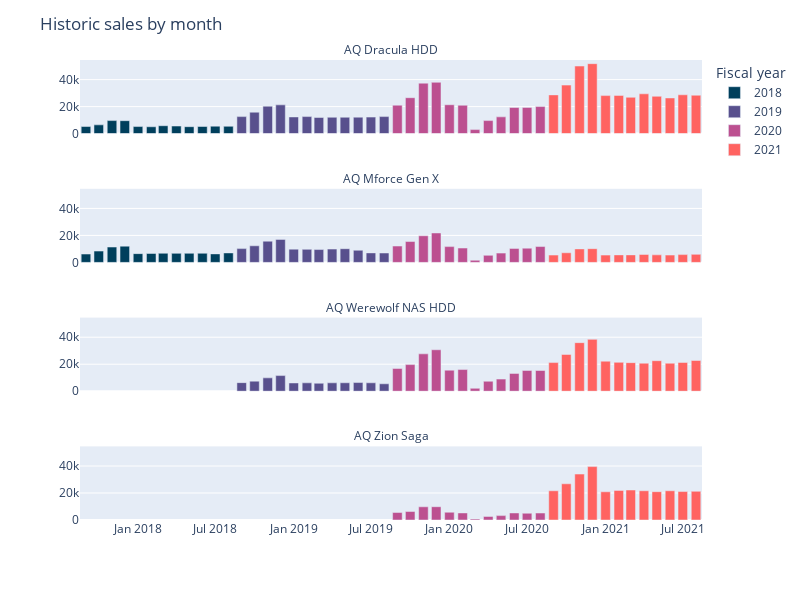

Notebook cell for this chart:
### Markdown cell above
Notice that the chart starts in September. That is the start of Atliq's fiscal year.

There is a jump in sales in the last months of the year. It happens with all the products.

It shows very clearly if we plot a historic chart.

### Code cell
# Build a stacked bar chart with sales on each year.

fig = px.bar(data_frame=sales_by_month_df,
             x='date',
             y='total_sold',
             facet_col='display_name',
             facet_col_wrap=1,
             color='fiscal_year',
             width =800,
             height=600,
             facet_row_spacing=0.12,

             color_discrete_sequence=custom_colors)

fig.update_yaxes(title='')
fig.update_xaxes(title='')

fig.for_each_annotation(lambda a: a.update(text = a.text.split('=')[1]))

fig.update_layout(
    title='Historic sales by month',
    legend_title_text='Fiscal year'
)
fig.show()

### Figure 1 — Plotly figure (JSON) as saved in the notebook; plotly's stock layout.template omitted (floating-point values rounded to 4 significant figures)
{"data": [{"alignmentgroup": "True", "hovertemplate": "fiscal_year=2018<br>display_name=AQ Dracula HDD<br>date=%{x}<br>total_sold=%{y}<extra></extra>", "legendgroup": "2018", "marker": {"color": "#003f5c", "pattern": {"shape": ""}}, "name": "2018", "offsetgroup": "2018", "orientation": "v", "showlegend": true, "textposition": "auto", "type": "bar", "x": ["2017-09-01", "2017-10-01", "2017-11-01", "2017-12-01", "2018-01-01", "2018-02-01", "2018-03-01", "2018-04-01", "2018-05-01", "2018-06-01", "2018-07-01", "2018-08-01"], "xaxis": "x4", "y": [5237, 6472, 9642, 9572, 5223, 5056, 5838, 5590, 5112, 5254, 5510, 5399], "yaxis": "y4"}, {"alignmentgroup": "True", "hovertemplate": "fiscal_year=2018<br>display_name=AQ Mforce Gen X<br>date=%{x}<br>total_sold=%{y}<extra></extra>", "legendgroup": "2018", "marker": {"color": "#003f5c", "pattern": {"shape": ""}}, "name": "2018", "offsetgroup": "2018", "orientation": "v", "showlegend": false, "textposition": "auto", "type": "bar", "x": ["2017-09-01", "2017-10-01", "2017-11-01", "2017-12-01", "2018-01-01", "2018-02-01", "2018-03-01", "2018-04-01", "2018-05-01", "2018-06-01", "2018-07-01", "2018-08-01"], "xaxis": "x3", "y": [6188, 8388, 11370, 12043, 6490, 6601, 6765, 6692, 6735, 6764, 6311, 7019], "yaxis": "y3"}, {"alignmentgroup": "True", "hovertemplate": "fiscal_year=2019<br>display_name=AQ Dracula HDD<br>date=%{x}<br>total_sold=%{y}<extra></extra>", "legendgroup": "2019", "marker": {"color": "#58508d", "pattern": {"shape": ""}}, "name": "2019", "offsetgroup": "2019", "orientation": "v", "showlegend": true, "textposition": "auto", "type": "bar", "x": ["2018-09-01", "2018-10-01", "2018-11-01", "2018-12-01", "2019-01-01", "2019-02-01", "2019-03-01", "2019-04-01", "2019-05-01", "2019-06-01", "2019-07-01", "2019-08-01"], "xaxis": "x4", "y": [12582, 15863, 20295, 21290, 12342, 12615, 11947, 12094, 12125, 12175, 12228, 12596], "yaxis": "y4"}, {"alignmentgroup": "True", "hovertemplate": "fiscal_year=2019<br>display_name=AQ Mforce Gen X<br>date=%{x}<br>total_sold=%{y}<extra></extra>", "legendgroup": "2019", "marker": {"color": "#58508d", "pattern": {"shape": ""}}, "name": "2019", "offsetgroup": "2019", "orientation": "v", "showlegend": false, "textposition": "auto", "type": "bar", "x": ["2018-09-01", "2018-10-01", "2018-11-01", "2018-12-01", "2019-01-01", "2019-02-01", "2019-03-01", "2019-04-01", "2019-05-01", "2019-06-01", "2019-07-01", "2019-08-01"], "xaxis": "x3", "y": [10209, 12303, 15721, 17051, 9826, 9696, 9522, 9872, 10156, 8994, 7051, 6960], "yaxis": "y3"}, {"alignmentgroup": "True", "hovertemplate": "fiscal_year=2019<br>display_name=AQ Werewolf NAS HDD<br>date=%{x}<br>total_sold=%{y}<extra></extra>", "legendgroup": "2019", "marker": {"color": "#58508d", "pattern": {"shape": ""}}, "name": "2019", "offsetgroup": "2019", "orientation": "v", "showlegend": false, "textposition": "auto", "type": "bar", "x": ["2018-09-01", "2018-10-01", "2018-11-01", "2018-12-01", "2019-01-01", "2019-02-01", "2019-03-01", "2019-04-01", "2019-05-01", "2019-06-01", "2019-07-01", "2019-08-01"], "xaxis": "x2", "y": [6349, 7446, 9886, 11564, 6105, 6201, 5886, 6210, 6239, 6414, 6217, 5489], "yaxis": "y2"}, {"alignmentgroup": "True", "hovertemplate": "fiscal_year=2020<br>display_name=AQ Dracula HDD<br>date=%{x}<br>total_sold=%{y}<extra></extra>", "legendgroup": "2020", "marker": {"color": "#bc5090", "pattern": {"shape": ""}}, "name": "2020", "offsetgroup": "2020", "orientation": "v", "showlegend": true, "textposition": "auto", "type": "bar", "x": ["2019-09-01", "2019-10-01", "2019-11-01", "2019-12-01", "2020-01-01", "2020-02-01", "2020-03-01", "2020-04-01", "2020-05-01", "2020-06-01", "2020-07-01", "2020-08-01"], "xaxis": "x4", "y": [21057, 26592, 37368, 38007, 21387, 21013, 2978, 9650, 12399, 19325, 19425, 20041], "yaxis": "y4"}, {"alignmentgroup": "True", "hovertemplate": "fiscal_year=2020<br>display_name=AQ Mforce Gen X<br>date=%{x}<br>total_sold=%{y}<extra></extra>", "legendgroup": "2020", "marker": {"color": "#bc5090", "pattern": {"shape": ""}}, "name": "2020", "offsetgroup": "2020", "orientation": "v", "showlegend": false, "textposition": "auto", "type": "bar", "x": ["2019-09-01", "2019-10-01", "2019-11-01", "2019-12-01", "2020-01-01", "2020-02-01", "2020-03-01", "2020-04-01", "2020-05-01", "2020-06-01", "2020-07-01", "2020-08-01"], "xaxis": "x3", "y": [12119, 15463, 19745, 21810, 11700, 10634, 1602, 5229, 6874, 10386, 10555, 11752], "yaxis": "y3"}, {"alignmentgroup": "True", "hovertemplate": "fiscal_year=2020<br>display_name=AQ Werewolf NAS HDD<br>date=%{x}<br>total_sold=%{y}<extra></extra>", "legendgroup": "2020", "marker": {"color": "#bc5090", "pattern": {"shape": ""}}, "name": "2020", "offsetgroup": "2020", "orientation": "v", "showlegend": false, "textposition": "auto", "type": "bar", "x": ["2019-09-01", "2019-10-01", "2019-11-01", "2019-12-01", "2020-01-01", "2020-02-01", "2020-03-01", "2020-04-01", "2020-05-01", "2020-06-01", "2020-07-01", "2020-08-01"], "xaxis": "x2", "y": [16848, 19716, 27680, 30699, 15591, 16040, 2151, 7379, 8973, 13182, 15380, 15332], "yaxis": "y2"}, {"alignmentgroup": "True", "hovertemplate": "fiscal_year=2020<br>display_name=AQ Zion Saga<br>date=%{x}<br>total_sold=%{y}<extra></extra>", "legendgroup": "2020", "marker": {"color": "#bc5090", "pattern": {"shape": ""}}, "name": "2020", "offsetgroup": "2020", "orientation": "v", "showlegend": false, "textposition": "auto", "type": "bar", "x": ["2019-09-01", "2019-10-01", "2019-11-01", "2019-12-01", "2020-01-01", "2020-02-01", "2020-03-01", "2020-04-01", "2020-05-01", "2020-06-01", "2020-07-01", "2020-08-01"], "xaxis": "x", "y": [5534, 6287, 9783, 9838, 5756, 5241, 742, 2647, 3247, 5235, 5024, 5168], "yaxis": "y"}, {"alignmentgroup": "True", "hovertemplate": "fiscal_year=2021<br>display_name=AQ Dracula HDD<br>date=%{x}<br>total_sold=%{y}<extra></extra>", "legendgroup": "2021", "marker": {"color": "#ff6361", "pattern": {"shape": ""}}, "name": "2021", "offsetgroup": "2021", "orientation": "v", "showlegend": true, "textposition": "auto", "type": "bar", "x": ["2020-09-01", "2020-10-01", "2020-11-01", "2020-12-01", "2021-01-01", "2021-02-01", "2021-03-01", "2021-04-01", "2021-05-01", "2021-06-01", "2021-07-01", "2021-08-01"], "xaxis": "x4", "y": [28694, 35933, 50056, 51811, 28161, 28305, 26895, 29475, 27650, 26412, 28745, 28438], "yaxis": "y4"}, {"alignmentgroup": "True", "hovertemplate": "fiscal_year=2021<br>display_name=AQ Mforce Gen X<br>date=%{x}<br>total_sold=%{y}<extra></extra>", "legendgroup": "2021", "marker": {"color": "#ff6361", "pattern": {"shape": ""}}, "name": "2021", "offsetgroup": "2021", "orientation": "v", "showlegend": false, "textposition": "auto", "type": "bar", "x": ["2020-09-01", "2020-10-01", "2020-11-01", "2020-12-01", "2021-01-01", "2021-02-01", "2021-03-01", "2021-04-01", "2021-05-01", "2021-06-01", "2021-07-01", "2021-08-01"], "xaxis": "x3", "y": [5421, 7129, 10007, 10167, 5400, 5564, 5562, 5874, 5580, 5424, 5768, 5961], "yaxis": "y3"}, {"alignmentgroup": "True", "hovertemplate": "fiscal_year=2021<br>display_name=AQ Werewolf NAS HDD<br>date=%{x}<br>total_sold=%{y}<extra></extra>", "legendgroup": "2021", "marker": {"color": "#ff6361", "pattern": {"shape": ""}}, "name": "2021", "offsetgroup": "2021", "orientation": "v", "showlegend": false, "textposition": "auto", "type": "bar", "x": ["2020-09-01", "2020-10-01", "2020-11-01", "2020-12-01", "2021-01-01", "2021-02-01", "2021-03-01", "2021-04-01", "2021-05-01", "2021-06-01", "2021-07-01", "2021-08-01"], "xaxis": "x2", "y": [21216, 27228, 35962, 38406, 22242, 21393, 21152, 20742, 22597, 20728, 21291, 22748], "yaxis": "y2"}, {"alignmentgroup": "True", "hovertemplate": "fiscal_year=2021<br>display_name=AQ Zion Saga<br>date=%{x}<br>total_sold=%{y}<extra></extra>", "legendgroup": "2021", "marker": {"color": "#ff6361", "pattern": {"shape": ""}}, "name": "2021", "offsetgroup": "2021", "orientation": "v", "showlegend": false, "textposition": "auto", "type": "bar", "x": ["2020-09-01", "2020-10-01", "2020-11-01", "2020-12-01", "2021-01-01", "2021-02-01", "2021-03-01", "2021-04-01", "2021-05-01", "2021-06-01", "2021-07-01", "2021-08-01"], "xaxis": "x", "y": [21660, 26818, 34031, 39566, 20906, 21941, 22216, 21677, 20987, 21655, 21080, 21269], "yaxis": "y"}], "layout": {"annotations": [{"font": {}, "showarrow": false, "text": "AQ Zion Saga", "x": 0.5, "xanchor": "center", "xref": "paper", "y": 0.16, "yanchor": "bottom", "yref": "paper"}, {"font": {}, "showarrow": false, "text": "AQ Werewolf NAS HDD", "x": 0.5, "xanchor": "center", "xref": "paper", "y": 0.44, "yanchor": "bottom", "yref": "paper"}, {"font": {}, "showarrow": false, "text": "AQ Mforce Gen X", "x": 0.5, "xanchor": "center", "xref": "paper", "y": 0.72, "yanchor": "bottom", "yref": "paper"}, {"font": {}, "showarrow": false, "text": "AQ Dracula HDD", "x": 0.5, "xanchor": "center", "xref": "paper", "y": 1, "yanchor": "bottom", "yref": "paper"}], "barmode": "relative", "height": 600, "legend": {"title": {"text": "Fiscal year"}, "tracegroupgap": 0}, "margin": {"t": 60}, "title": {"text": "Historic sales by month"}, "width": 800, "xaxis": {"anchor": "y", "domain": [0, 1], "title": {"text": ""}}, "xaxis2": {"anchor": "y2", "domain": [0, 1], "matches": "x", "showticklabels": false, "title": {"text": ""}}, "xaxis3": {"anchor": "y3", "domain": [0, 1], "matches": "x", "showticklabels": false, "title": {"text": ""}}, "xaxis4": {"anchor": "y4", "domain": [0, 1], "matches": "x", "showticklabels": false, "title": {"text": ""}}, "yaxis": {"anchor": "x", "domain": [0, 0.16], "title": {"text": ""}}, "yaxis2": {"anchor": "x2", "domain": [0.28, 0.44], "matches": "y", "title": {"text": ""}}, "yaxis3": {"anchor": "x3", "domain": [0.56, 0.72], "matches": "y", "title": {"text": ""}}, "yaxis4": {"anchor": "x4", "domain": [0.84, 1], "matches": "y", "title": {"text": ""}}}}
